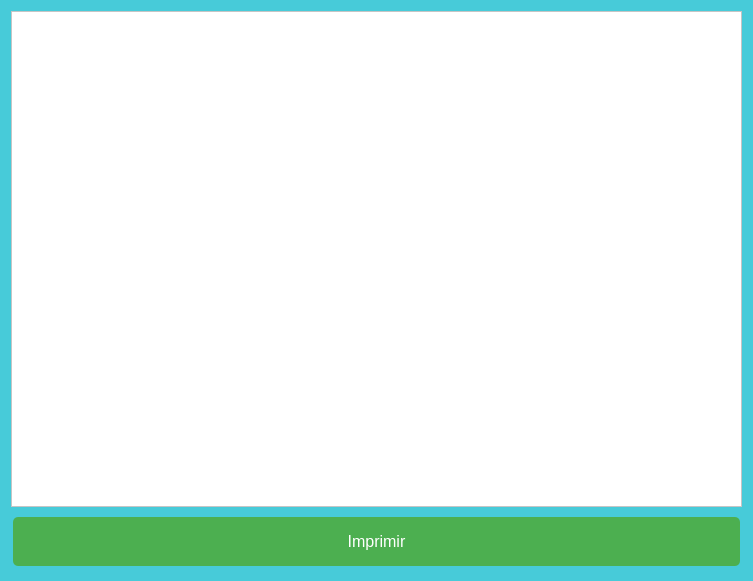
<?xml version="1.0" encoding="UTF-8"?>
<ui version="4.0">
 <class>dialogmostrartreino</class>
 <widget class="QDialog" name="dialogmostrartreino">
  <property name="geometry">
   <rect>
    <x>0</x>
    <y>0</y>
    <width>753</width>
    <height>581</height>
   </rect>
  </property>
  <property name="windowTitle">
   <string>Dialog</string>
  </property>
  <property name="styleSheet">
   <string notr="true">background-color:#47cbd9</string>
  </property>
  <layout class="QVBoxLayout" name="verticalLayout">
   <item>
    <widget class="QTableWidget" name="tableTreinos">
     <property name="maximumSize">
      <size>
       <width>16777215</width>
       <height>16777215</height>
      </size>
     </property>
     <property name="styleSheet">
      <string notr="true">background-color:#fff</string>
     </property>
    </widget>
   </item>
   <item>
    <widget class="QPushButton" name="pushButton">
     <property name="styleSheet">
      <string notr="true">background-color: #4CAF50;
border: none;
color: white;
padding: 15px 32px;
text-align: center;
text-decoration: none;
font-size: 16px;
margin: 4px 2px;
border-radius: 5px;</string>
     </property>
     <property name="text">
      <string>Imprimir</string>
     </property>
    </widget>
   </item>
  </layout>
 </widget>
 <resources/>
 <connections/>
</ui>
